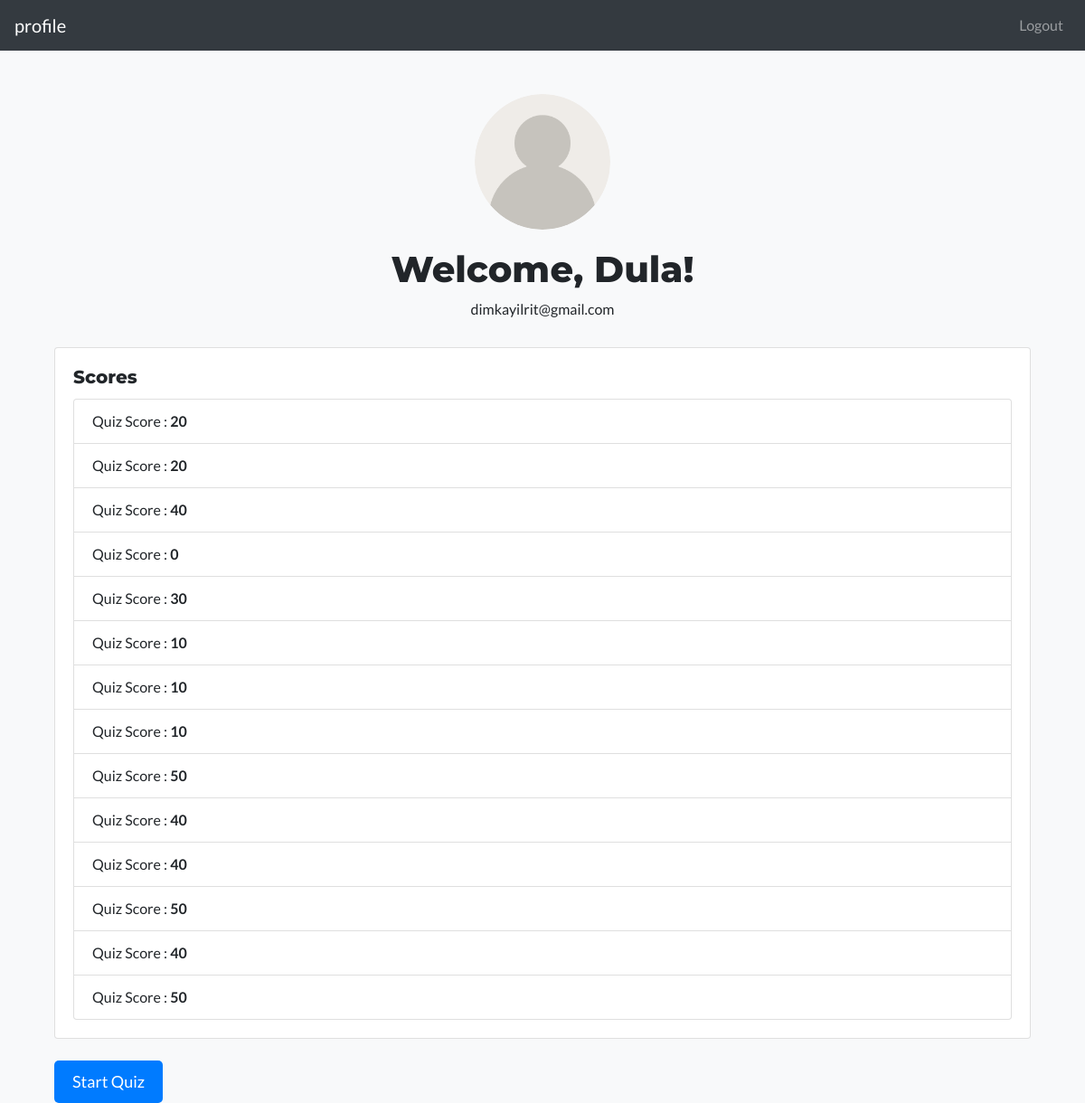
The app's page /profile (signed in) with its own data.
### app/models.py (models this page shows, shortened)
class User(db.Model, UserMixin):
    __tablename__ = 'user'
    id = db.Column(db.Integer, primary_key = True)
    username = db.Column(db.String(150), unique=True, nullable=False)
    email = db.Column(db.String(150), unique=True, nullable=False)
    password_hash = db.Column(db.String(150), nullable=False)
    is_admin = db.Column(db.Integer, default = 0, nullable=False)
    scores = db.relationship('Score', backref='user', lazy=True)

class Score(db.Model):
    id = db.Column(db.Integer, primary_key=True)
    score = db.Column(db.Integer, nullable=False)
    user_id = db.Column(db.Integer, db.ForeignKey('user.id'), nullable=False)

### app/auth.py (the view)
@bp.route("/profile")
@login_required
def profile():
    if g.user:
        score = request.args.get('score')
        g.score = score
        return render_template("profile.html", user = g.user)

### app/__init__.py (called while the page is built)
def create_app():
    app = Flask(__name__)
    app.config.from_object('config.Config')
    db.init_app(app)
    login_manager.init_app(app)
    @login_manager.user_loader
    def load_user(user_id):
        from app.models import User
        return User.query.get(int(user_id))
    login_manager.login_view = 'auth.login'
    with app.app_context():
        from . import models
        from app import auth, route
        app.register_blueprint(auth.bp)
        app.register_blueprint(route.bp)
        @app.before_request
        def before_request():
            from app.models import User
            g.user = None
            if 'user_id' in session:
                user = User.query.filter_by(id = session['user_id']).first()
                g.user = user
    return app

### app/auth.py (called while the page is built)
@bp.before_request
def before_request():
    g.user = None
    if 'user_id' in session:
        user = User.query.filter_by(id = session['user_id']).first()
        g.user = user

### app/templates/profile.html
{% extends 'base.html' %}
{% block content %}
<div class="container mt-5">
    <div class="profile-header">
        <img src="../static/img/USer.png" alt="User profile picture">
        <h1>Welcome, {{ user.username }}!</h1>
        <p>{{ user.email }}</p>
    </div>
    <div class="row">
        <div class="col-md-12">
            <div class="card">
                <div class="card-body">
                    <h5 class="card-title">Scores</h5>
                    <ul class="list-group">
                        {% for score in user.scores %}
                        <li class="list-group-item">
                            Quiz Score :  <b> {{ score.score }} </b>
                        </li>
                        {% else %}
                        <li class="list-group-item">
                            No scores available.
                        </li>
                        {% endfor %}
                    </ul>
                </div>
            </div>
        </div>
    </div>
    <div class="row mt-4">
        <div class="col-md-12">
            <a href="{{ url_for('route.instruction')}}" class="btn btn-start-quiz">Start Quiz</a>
        </div>
    </div>
</div>
{% endblock %}

### app/templates/base.html (shortened to what this page needs)
<!DOCTYPE html>
<html lang="en">
<head>
    <link rel="stylesheet" href="https://stackpath.bootstrapcdn.com/bootstrap/4.5.2/css/bootstrap.min.css">
    <link rel="stylesheet" href="https://cdnjs.cloudflare.com/ajax/libs/animate.css/4.1.1/animate.min.css">
    <link rel="stylesheet" href="https://cdnjs.cloudflare.com/ajax/libs/font-awesome/5.15.3/css/all.min.css">
</head>
<body>
    <nav class="navbar navbar-expand-lg navbar-dark bg-dark">
        {% if current_user.is_authenticated %}
        <a class="navbar-brand" href=" {{ url_for('auth.profile', user = user)}}">profile</a>
        {% else %}
        <a class="navbar-brand" href=" {{ url_for('route.index')}}">Quiz App</a>
        {% endif%}
        <div class="collapse navbar-collapse" id="navbarNav">
            <ul class="navbar-nav ml-auto">
                {% if current_user.is_authenticated %}
                    <li class="nav-item">
                        <a class="nav-link" href="{{ url_for('auth.logout') }}">Logout</a>
                    </li>
                {% endif %}
            </ul>
        </div>
    </nav>
    <div class="container mt-4">
        {% block content %}{% endblock %}
    </div>
</body>
</html>

### app/templates/base.html (style rules this page uses)
body { font-family: 'Lato', sans-serif; background-color: #f8f9fa; }
h1, h2, h3, h4, h5, h6 { font-family: 'Montserrat', sans-serif; font-weight: 800; }
.profile-header { text-align: center; margin-bottom: 30px; }
.profile-header img { width: 150px; height: 150px; border-radius: 50%; margin-bottom: 20px; }
.btn-start-quiz { display: inline-block; padding: 10px 20px; font-size: 18px; color: #fff; background-color: #007bff; border: none; border-radius: 5px; transition: background-color 0.3s ease-in-out; }

### records on screen
User: username "Dula", email "dimkayilrit@gmail.com"
Score: score "20"
Score: score "20"
Score: score "40"
Score: score "0"
Score: score "30"
Score: score "10"
Score: score "10"
Score: score "10"
Score: score "50"
Score: score "40"
Score: score "40"
Score: score "50"
Score: score "40"
Score: score "50"
